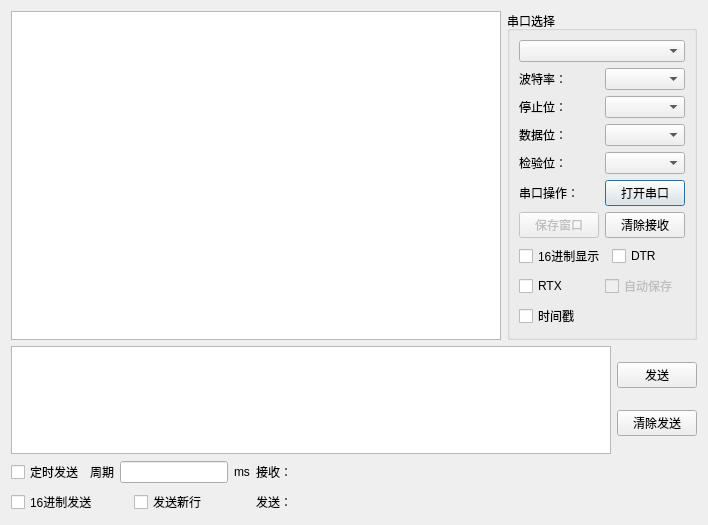
<?xml version="1.0" encoding="UTF-8"?>
<ui version="4.0">
 <class>Serial</class>
 <widget class="QDialog" name="Serial">
  <property name="geometry">
   <rect>
    <x>0</x>
    <y>0</y>
    <width>708</width>
    <height>525</height>
   </rect>
  </property>
  <property name="windowTitle">
   <string>Dialog</string>
  </property>
  <layout class="QGridLayout" name="gridLayout_2">
   <item row="0" column="0" colspan="2">
    <layout class="QHBoxLayout" name="horizontalLayout_10">
     <item>
      <widget class="QTextEdit" name="textEdit_Receive"/>
     </item>
     <item>
      <widget class="QGroupBox" name="groupBox">
       <property name="title">
        <string>串口选择</string>
       </property>
       <layout class="QGridLayout" name="gridLayout">
        <item row="0" column="0">
         <widget class="QComboBox" name="comboBox_Com"/>
        </item>
        <item row="1" column="0">
         <layout class="QHBoxLayout" name="horizontalLayout">
          <item>
           <widget class="QLabel" name="label_7">
            <property name="text">
             <string>波特率：</string>
            </property>
           </widget>
          </item>
          <item>
           <widget class="QComboBox" name="comboBox_Baud"/>
          </item>
         </layout>
        </item>
        <item row="2" column="0">
         <layout class="QHBoxLayout" name="horizontalLayout_2">
          <item>
           <widget class="QLabel" name="label_3">
            <property name="text">
             <string>停止位：</string>
            </property>
           </widget>
          </item>
          <item>
           <widget class="QComboBox" name="comboBox_Stop"/>
          </item>
         </layout>
        </item>
        <item row="3" column="0">
         <layout class="QHBoxLayout" name="horizontalLayout_3">
          <item>
           <widget class="QLabel" name="label_6">
            <property name="text">
             <string>数据位：</string>
            </property>
           </widget>
          </item>
          <item>
           <widget class="QComboBox" name="comboBox_Data"/>
          </item>
         </layout>
        </item>
        <item row="4" column="0">
         <layout class="QHBoxLayout" name="horizontalLayout_4">
          <item>
           <widget class="QLabel" name="label_4">
            <property name="text">
             <string>检验位：</string>
            </property>
           </widget>
          </item>
          <item>
           <widget class="QComboBox" name="comboBox_Check"/>
          </item>
         </layout>
        </item>
        <item row="5" column="0">
         <layout class="QHBoxLayout" name="horizontalLayout_5">
          <item>
           <widget class="QLabel" name="label_5">
            <property name="text">
             <string>串口操作：</string>
            </property>
           </widget>
          </item>
          <item>
           <widget class="QPushButton" name="pushButton_Open">
            <property name="text">
             <string>打开串口</string>
            </property>
           </widget>
          </item>
         </layout>
        </item>
        <item row="6" column="0">
         <layout class="QHBoxLayout" name="horizontalLayout_6">
          <item>
           <widget class="QPushButton" name="pushButton_2">
            <property name="enabled">
             <bool>false</bool>
            </property>
            <property name="text">
             <string>保存窗口</string>
            </property>
           </widget>
          </item>
          <item>
           <widget class="QPushButton" name="pushButton_ReceiveClean">
            <property name="text">
             <string>清除接收</string>
            </property>
           </widget>
          </item>
         </layout>
        </item>
        <item row="7" column="0">
         <layout class="QHBoxLayout" name="horizontalLayout_7">
          <item>
           <widget class="QCheckBox" name="checkBox_HexView">
            <property name="text">
             <string>16进制显示</string>
            </property>
           </widget>
          </item>
          <item>
           <widget class="QCheckBox" name="checkBox_DTR">
            <property name="text">
             <string>DTR</string>
            </property>
           </widget>
          </item>
         </layout>
        </item>
        <item row="8" column="0">
         <layout class="QHBoxLayout" name="horizontalLayout_8">
          <item>
           <widget class="QCheckBox" name="checkBox_RTX">
            <property name="text">
             <string>RTX</string>
            </property>
           </widget>
          </item>
          <item>
           <widget class="QCheckBox" name="checkBox_4">
            <property name="enabled">
             <bool>false</bool>
            </property>
            <property name="text">
             <string>自动保存</string>
            </property>
           </widget>
          </item>
         </layout>
        </item>
        <item row="9" column="0">
         <widget class="QCheckBox" name="checkBox_TimeView">
          <property name="text">
           <string>时间戳</string>
          </property>
         </widget>
        </item>
       </layout>
      </widget>
     </item>
    </layout>
   </item>
   <item row="1" column="0" colspan="2">
    <layout class="QHBoxLayout" name="horizontalLayout_9">
     <item>
      <widget class="QTextEdit" name="textEdit_Send"/>
     </item>
     <item>
      <layout class="QVBoxLayout" name="verticalLayout">
       <item>
        <widget class="QPushButton" name="pushButton_Send">
         <property name="text">
          <string>发送</string>
         </property>
        </widget>
       </item>
       <item>
        <widget class="QPushButton" name="pushButton_SendClean">
         <property name="text">
          <string>清除发送</string>
         </property>
        </widget>
       </item>
      </layout>
     </item>
    </layout>
   </item>
   <item row="2" column="0">
    <layout class="QHBoxLayout" name="horizontalLayout_13">
     <item>
      <layout class="QVBoxLayout" name="verticalLayout_2">
       <item>
        <layout class="QHBoxLayout" name="horizontalLayout_11">
         <item>
          <widget class="QCheckBox" name="checkBox_TimeSend">
           <property name="text">
            <string>定时发送</string>
           </property>
          </widget>
         </item>
         <item>
          <widget class="QLabel" name="label_8">
           <property name="text">
            <string>周期</string>
           </property>
          </widget>
         </item>
         <item>
          <widget class="QLineEdit" name="lineEdit_IntervalTime"/>
         </item>
         <item>
          <widget class="QLabel" name="label_9">
           <property name="text">
            <string>ms</string>
           </property>
          </widget>
         </item>
        </layout>
       </item>
       <item>
        <layout class="QHBoxLayout" name="horizontalLayout_12">
         <item>
          <widget class="QCheckBox" name="checkBox_HexSend">
           <property name="text">
            <string>16进制发送</string>
           </property>
          </widget>
         </item>
         <item>
          <widget class="QCheckBox" name="checkBox_End">
           <property name="text">
            <string>发送新行</string>
           </property>
          </widget>
         </item>
        </layout>
       </item>
      </layout>
     </item>
     <item>
      <layout class="QVBoxLayout" name="verticalLayout_3">
       <item>
        <widget class="QLabel" name="label_review">
         <property name="minimumSize">
          <size>
           <width>100</width>
           <height>0</height>
          </size>
         </property>
         <property name="text">
          <string>接收：</string>
         </property>
        </widget>
       </item>
       <item>
        <widget class="QLabel" name="label_send">
         <property name="minimumSize">
          <size>
           <width>100</width>
           <height>0</height>
          </size>
         </property>
         <property name="text">
          <string>发送：</string>
         </property>
        </widget>
       </item>
      </layout>
     </item>
    </layout>
   </item>
   <item row="2" column="1">
    <spacer name="horizontalSpacer">
     <property name="orientation">
      <enum>Qt::Orientation::Horizontal</enum>
     </property>
     <property name="sizeHint" stdset="0">
      <size>
       <width>305</width>
       <height>20</height>
      </size>
     </property>
    </spacer>
   </item>
  </layout>
 </widget>
 <resources/>
 <connections/>
</ui>
